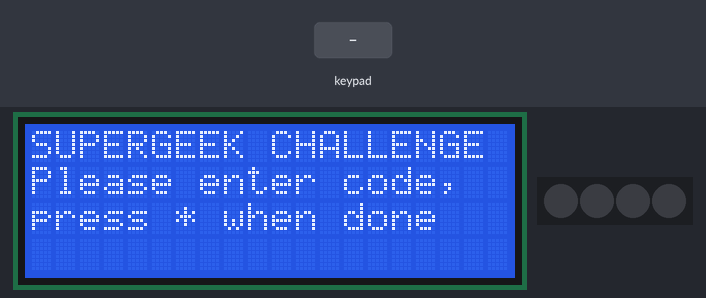
Recording of a sketch running on a simulated Arduino Uno, built with avr-gcc and run on an emulated ATmega328P. On the bench: 20×4 character LCD, 4 RGB LEDs in strip order, left to right. The inputs (shaded band) are chosen by the test bench.

Above: at 1.2 s.
1.3 s: keypad keys 2 0 0 8 * pressed 0.4 s apart
At 3.6 s:
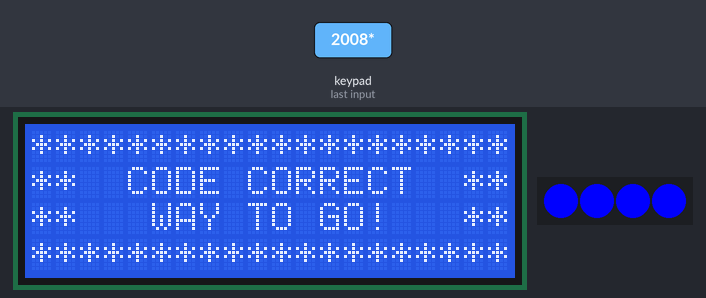
4.8 s: key 'A' pressed
7.8 s: key 'B' pressed
At 8.7 s:
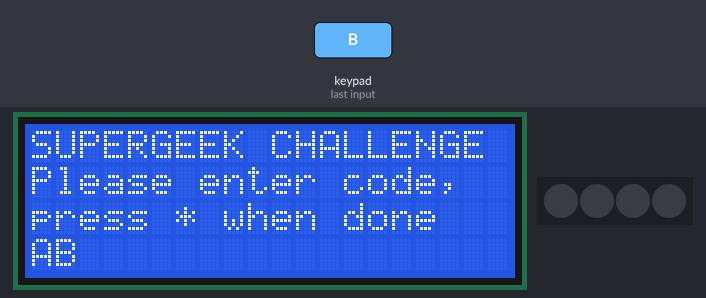
9.8 s: keypad keys 2 0 0 8 A pressed 0.4 s apart
At 12.6 s:
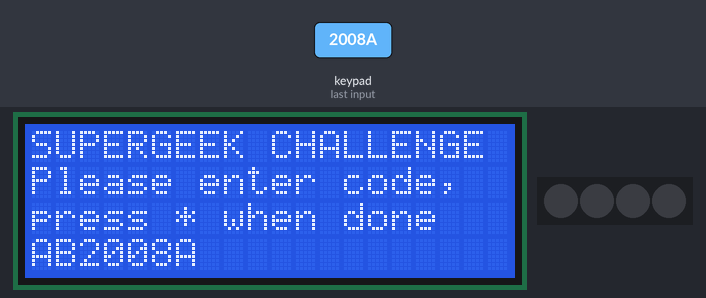
13.3 s: key 'C' pressed
14.8 s: keypad keys 2 0 0 8 D pressed 0.4 s apart
At 16.9 s:
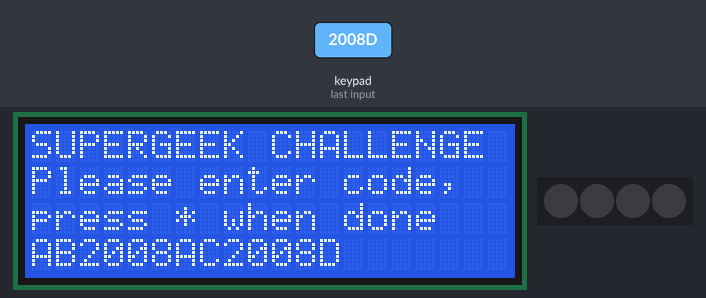
Timing chart, 0 to 18.4 s (numbered marks = the images above; inputs shaded):
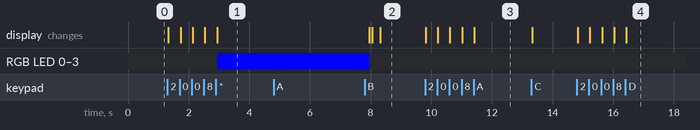

Measured:
- after the input at 1.3 s, RGB LED 0–3: off → RGB(0, 0, 255) after 1.6 s; the display: first changes at once (image 1 shows a later state)
- after the input at 4.8 s, every drawn part: stays the same
- after the input at 7.8 s, the display: first differs from a run without the input after 0.51 s (image 2)
- after the input at 9.8 s, the display: first changes at once (image 3 shows a later state)
- after the input at 14.8 s, the display: first changes at once (image 4 shows a later state)

The sketch:

PasscodeLock.ino
```cpp
// Supergeek Challenge Passcode Lock
// Randy Glenn - randy@surrealitylabs.com
// November 21, 2014

// Libraries
#include <Password.h>
#include <LiquidCrystal.h>
#include <Keypad.h>
#include <Adafruit_NeoPixel.h>

// LCD setup
LiquidCrystal lcd(2,3,4,5,6,7,8);

// NeoPixel setup
Adafruit_NeoPixel strip = Adafruit_NeoPixel(4, 9, NEO_GRB + NEO_KHZ800);

// Password object
Password password = Password( "2008" );

// Keypad setup
const byte N_ROWS = 4;
const byte N_COLS = 4;
char keyMap[N_ROWS][N_COLS] = {
  {'1','2','3','A'},
  {'4','5','6','B'},
  {'7','8','9','C'},
  {'*','0','#','D'}
};
byte rowPins[N_ROWS] = {10, 11, 12, 13};
byte colPins[N_COLS] = {14, 15, 16, 17};
Keypad keypad = Keypad( makeKeymap(keyMap), rowPins, colPins, N_ROWS, N_COLS );

void setup(){
  // Set up the LCD
  lcd.begin(20, 4);

  // Setup keypad
  keypad.addEventListener(keypadEvent);
  keypad.setDebounceTime(50);

  // Prepare the NeoPixels
  strip.begin();

  // Put the display in the initial state
  resetDisplay();
}

void loop(){
  // All of the logic is triggered from what happens when keys are pressed, so this is all that goes in loop()
  keypad.getKey();
}

// Executes when a key is hit
void keypadEvent(KeypadEvent eKey){
  if((keypad.getState()) == PRESSED) {
    // If a key is pressed, print the key
    lcd.print(eKey);
    switch (eKey){
      // The asterisk key is effectively "enter" - it causes the password to be checked
      // The pound key is reset - it clears the entry so the user can try again
      // Any other key, we append it to the passcode to be guessed
      case '*':
        checkPassword();
        break;
      case '#':
        password.reset();
        resetDisplay();
        break;
      default:
        password.append(eKey);
    }
  }
}

void resetDisplay() {
  // Turn NeoPixels off
  strip.setPixelColor(0, strip.Color(0, 0, 0));
  strip.setPixelColor(1, strip.Color(0, 0, 0));
  strip.setPixelColor(2, strip.Color(0, 0, 0));
  strip.setPixelColor(3, strip.Color(0, 0, 0));
  strip.show();

  // Reset the display with the prompt
  lcd.clear();
  lcd.setCursor(0,0);
  lcd.print("SUPERGEEK CHALLENGE ");
  lcd.setCursor(0,1);
  lcd.print("Please enter code,  ");
  lcd.setCursor(0,2);
  lcd.print("press * when done   ");
  lcd.setCursor(0,3);
}

void checkPassword(){
  if (password.evaluate()){
    // Correct code - set the NeoPixels to Blue
    strip.setPixelColor(0, strip.Color(0, 0, 255));
    strip.setPixelColor(1, strip.Color(0, 0, 255));
    strip.setPixelColor(2, strip.Color(0, 0, 255));
    strip.setPixelColor(3, strip.Color(0, 0, 255));
    strip.show();

    // Show the success message
    lcd.clear();
    lcd.setCursor(0,0);
    lcd.print("********************");
    lcd.setCursor(0,1);
    lcd.print("**  CODE CORRECT  **");
    lcd.setCursor(0,2);
    lcd.print("**   WAY TO GO!   **");
    lcd.setCursor(0,3);
    lcd.print("********************");

    // Set up for the next round, and after 5 seconds, reset
    password.reset();
    delay(5000);
    lcd.clear();
  } else {
    // Incorrect code - set the NeoPixels to Red
    strip.setPixelColor(0, strip.Color(255, 0, 0));
    strip.setPixelColor(1, strip.Color(255, 0, 0));
    strip.setPixelColor(2, strip.Color(255, 0, 0));
    strip.setPixelColor(3, strip.Color(255, 0, 0));
    strip.show();

    // Show the incorrect code message
    lcd.clear();
    lcd.setCursor(0,0);
    lcd.print("********************");
    lcd.setCursor(0,1);
    lcd.print("** INCORRECT CODE **");
    lcd.setCursor(0,2);
    lcd.print("**   TRY AGAIN!   **");
    lcd.setCursor(0,3);
    lcd.print("********************");

    // Set up for the next rount, and after 5 seconds, reset
    password.reset();
    delay(5000);
    lcd.clear();
  }
  resetDisplay();
}
```
